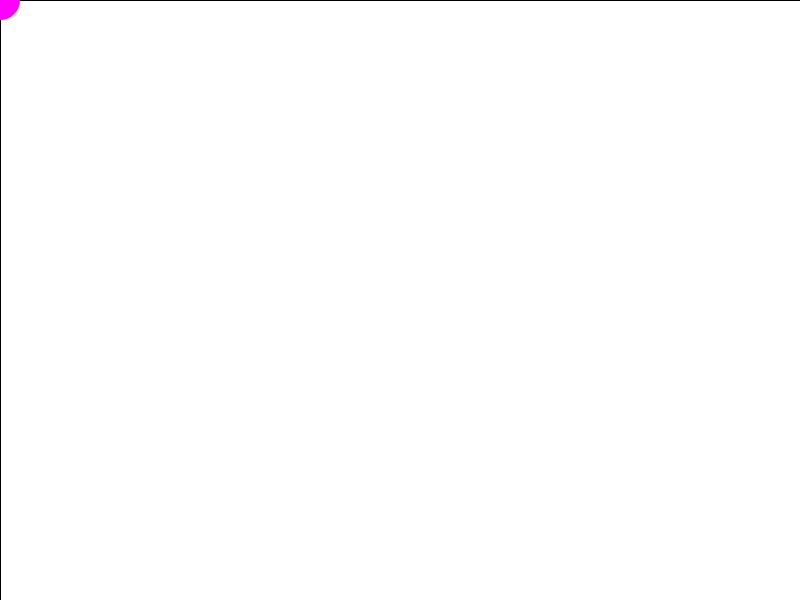
Frame 1 (no input)
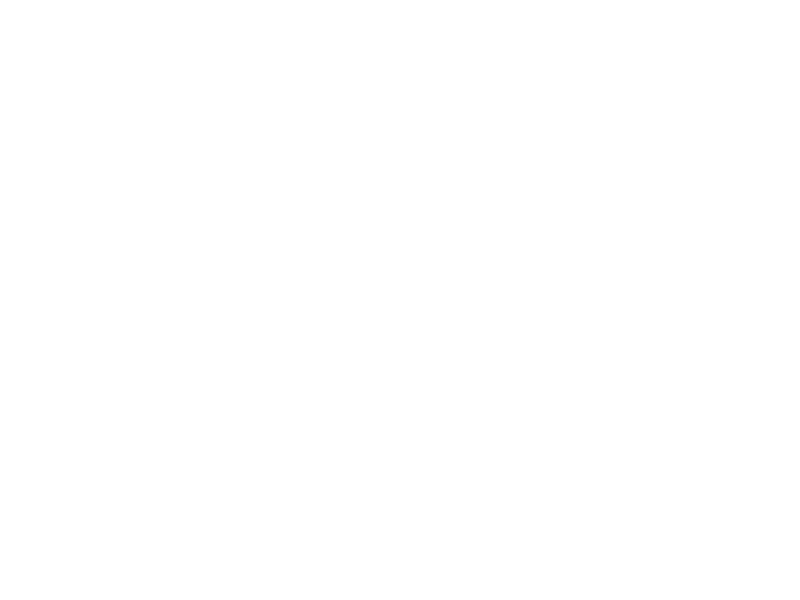
Frame 60 (the mouse pressed at the canvas centre just before this capture)
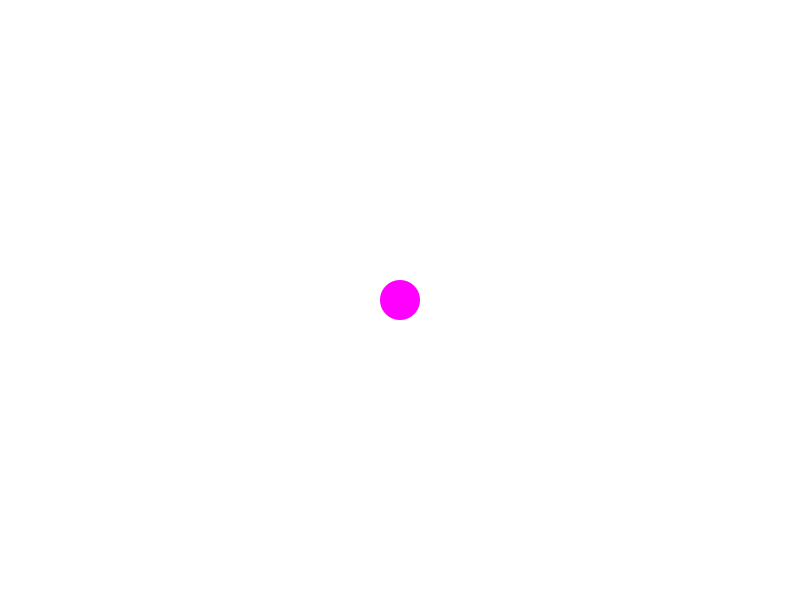
Frame 120 (the mouse held since frame 60 and released just before this capture)

The Processing sketch that drew these frames (run headless with seeded random() and noise(); from frame 60 on, the mouse is pressed at the canvas centre):

// Processing sketch: processing_168170
// ── processing_168170.pde

void setup() {
  size(800, 600);
  background(255);
  frameRate(50);
}
float mx;//direction 
float my;//direction
float mmx;//damper
float mmy;//damper
float x;
float y;
float d=-100;//damping value
void draw() {
  if (mousePressed) {
    background(255);
    x=mouseX;
    y=mouseY;
    mx=mouseX-pmouseX;
    my=0;
  }
  fill(255);
  rect(0, 0, width, height);
  x=x+mx;
  y=y+my;
my=(my+9.8)*.99;
mx=mx*.99;
  noStroke();
  fill(255, 0, 255);
  ellipse(x, y, 40, 40);
  if (x<20) {
    mx=-mx;
  }
  if (x>780) {
    mx=-mx;
  }
  if (y<20) {
    my=-my;
  }
  if (y>580) {
    my=-my+9.8;
  }
}
